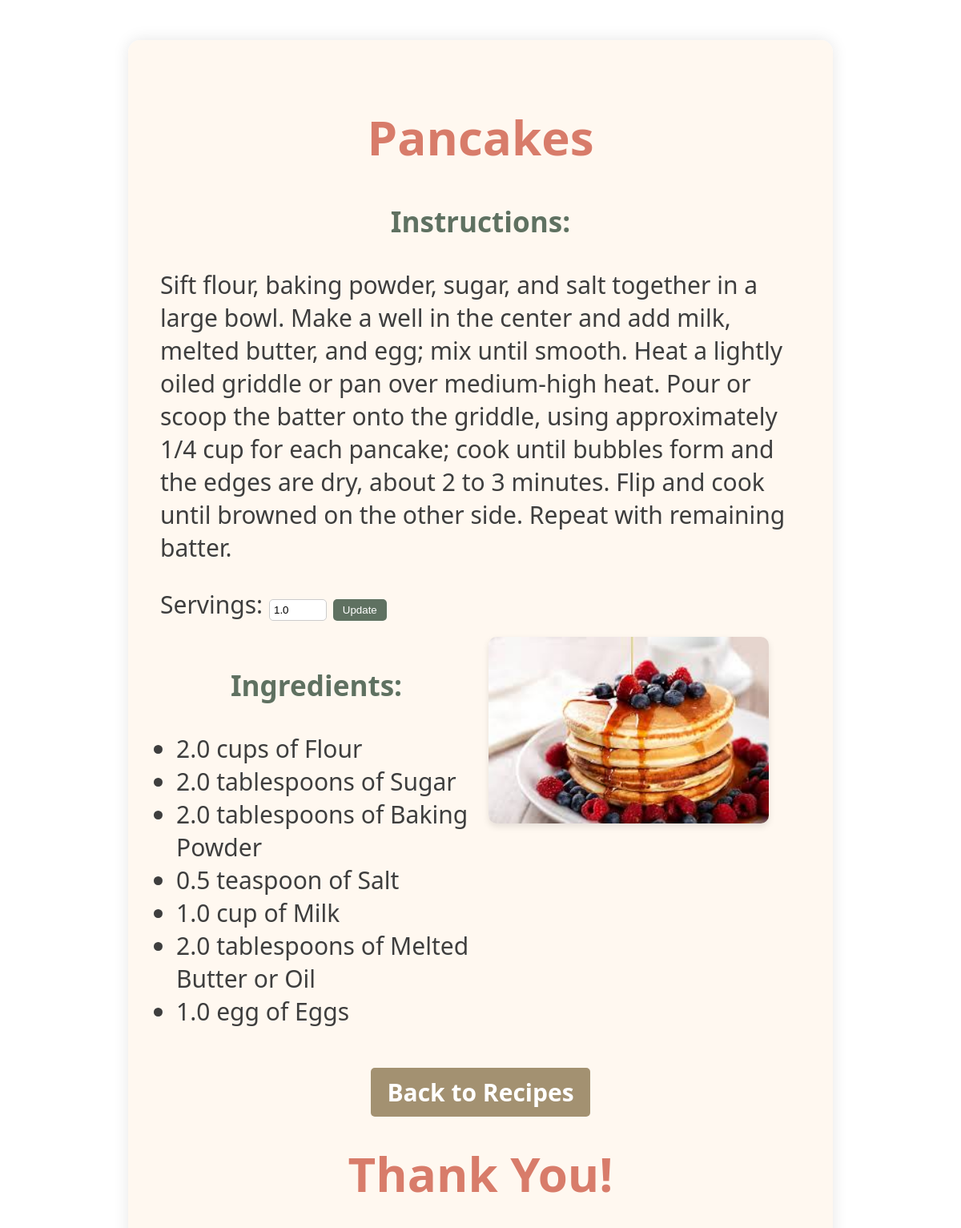
Page /recipes/1/ on the committed database.
### recipes/models.py (models this page shows, shortened)
class Recipe(models.Model):
    name = models.CharField(max_length=200)
    instructions = models.TextField()
    servings = models.PositiveIntegerField(default=1)
    ingredients = models.JSONField(default=list)
    image = models.ImageField(upload_to='recipe_images/', blank=True, null=True)
    def adjust_ingredients_for_servings(self, servings):
        adjusted_ingredients = []
        for ingredient in self.ingredients:
            adjusted_ingredient = ingredient.copy()
            try:
                adjusted_ingredient['quantity'] = float(ingredient['quantity']) * (servings / self.servings)
            except (ValueError, TypeError):
                adjusted_ingredient['quantity'] = 0
            adjusted_ingredients.append(adjusted_ingredient)
        return adjusted_ingredients

### recipes/views.py (the view)
# urls.py: path('<int:pk>/', views.recipe_detail, name='recipe_detail'), # /recipes/1/
def recipe_detail(request, pk):
    recipe = get_object_or_404(Recipe, id=pk)
    servings = float(request.GET.get('servings', recipe.servings))
    adjusted_ingredients = recipe.adjust_ingredients_for_servings(servings)
    return render(request, 'recipes/recipe_detail.html', {
        'recipe': recipe,
        'ingredients': adjusted_ingredients,
        'servings': servings,
    })

### recipes/templates/recipes/recipe_detail.html (shortened to what this page needs)
{% load static %}
<!DOCTYPE html>
<html lang="en">
<head>
    <link rel="stylesheet" href="{% static 'css/style.css' %}">
</head>
<body>
    <div class="container">
        <h1>{{ recipe.name }}</h1>
        <div class="instructions">
            <h3>Instructions:</h3>
            <p>{{ recipe.instructions }}</p>
        </div>
        <form method="get" class="servings-form">
            <label for="servings">Servings:</label>
            <input type="number" id="servings" name="servings" value="{{ servings }}" min="1">
            <button type="submit">Update</button>
        </form>
        <div class="flex-container">
            <div class="ingredients">
                <h3>Ingredients:</h3>
                <ul>
                    {% for ingredient in ingredients %}
                        <li>{{ ingredient.quantity }} {{ ingredient.unit }} of {{ ingredient.name }}</li>
                    {% empty %}
                        <li>No ingredients available.</li>
                    {% endfor %}
                </ul>
            </div>
            {% if recipe.image %}
            <div class="image-section">
                <img src="{{ recipe.image.url }}" alt="{{ recipe.name }}">
            </div>
            {% endif %}
        </div>
        <div style="text-align: center; margin-top: 30px;">
            <a href="{% url 'recipe_list' %}" class="back-link">Back to Recipes</a>
        </div>
        <h1 class="footer-thanks"><b>Thank You!</b></h1>
    </div>
</body>
</html>

### recipes/static/style.css (style rules this page uses)
body { color:aquamarine; font-family: verdana; font-size:30px }

### recipes/templates/recipes/recipe_detail.html (style rules this page uses)
body { background-image: url('https://media.istockphoto.com/id/1313187927/vector/cooking-food-and-vegetables-background.jpg?s=612x612&w=0&k=20&c=qC9BPv5TLtYEh-_myYacOZSugAEUx4S_uq5s6H33-ss='); background-repeat: no-repeat; background-size: cover; margin: 0; padding: 0; font-family: 'Segoe UI', Tahoma, Geneva, Verdana, sans-serif; color: #3e3e3e; }
.container { background-color: rgba(255, 248, 240, 0.95); max-width: 800px; margin: 50px auto; padding: 40px; border-radius: 15px; box-shadow: 0 0 20px rgba(0, 0, 0, 0.1); }
h1 { text-align: center; color: #d87c6a; }
h3 { color: #5f7161; text-align: center; }
.instructions, .servings-form { margin-bottom: 20px; }
.servings-form input { padding: 5px; width: 60px; border: 1px solid #ccc; border-radius: 5px; }
.servings-form button { padding: 6px 12px; background-color: #5f7161; color: white; border: none; border-radius: 5px; cursor: pointer; }
.flex-container { display: flex; flex-wrap: wrap; gap: 20px; align-items: flex-start; margin-top: 20px; }
.ingredients, .image-section { flex: 1; min-width: 250px; }
.ingredients ul { padding-left: 20px; }
.image-section img { width: 100%; max-width: 350px; height: auto; border-radius: 10px; box-shadow: 0 4px 8px rgba(0, 0, 0, 0.1); }
.back-link { background-color: #a39171; color: white; padding: 10px 20px; text-decoration: none; border-radius: 5px; font-weight: bold; transition: background-color 0.3s; }
.footer-thanks { text-align: center; margin-top: 40px; color: #d87c6a; }

### rows in the picture
Recipe: name "Pancakes", instructions "Sift flour, baking powder, sugar, and salt together in a large bowl. Make a well in the center and add milk, melted butter, and egg; mix until smooth. Heat a lightly oiled griddle or pan over medium-high heat. Pour or scoop the batter onto the griddle, using approximately 1/4 cup for each pancake; cook until bubbles form and the edges are dry, about 2 to 3 minutes. Flip and cook until browned on the other side. Repeat with remaining batter.", image (picture)

### other values in the picture
{{ ingredient.quantity }} "2.0" "2.0" "2.0" "0.5" "1.0" "2.0" "1.0"
{{ ingredient.unit }} "cups" "tablespoons" "tablespoons" "teaspoon" "cup" "tablespoons" "egg"
{{ ingredient.name }} "Flour" "Sugar" "Baking Powder" "Salt" "Milk" "Melted Butter or Oil" "Eggs"
